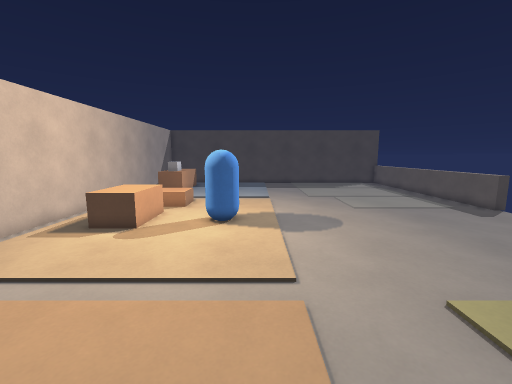
View 1 (above)

16 first-person views from a walk through a Godot game level. The camera is 1.5 m above the floor, tilts 8° down and sees 90° across. Doors that lead somewhere are drawn open, without their leaves. The floor is counted in squares, 0.5 m on a side. Each view is taken from the middle of a square. On the plan, view 1 faces up. The plan holds only what a view shows up to about 19 squares ahead; the rest is blank.

View 2
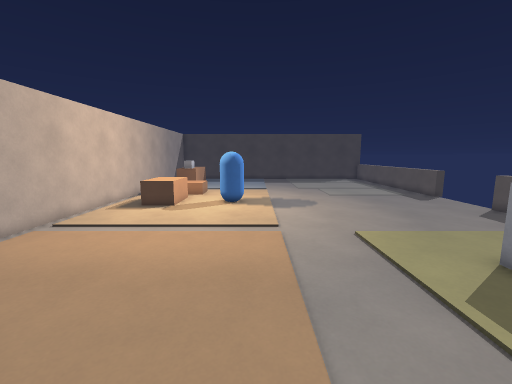

View 3
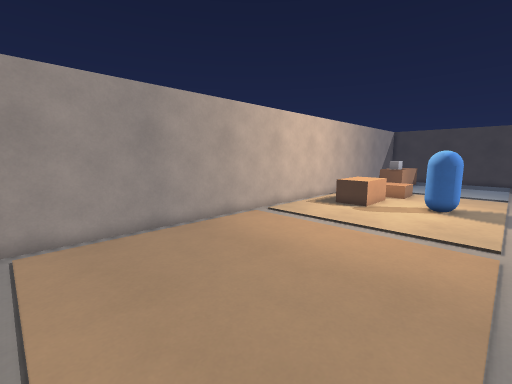

View 4
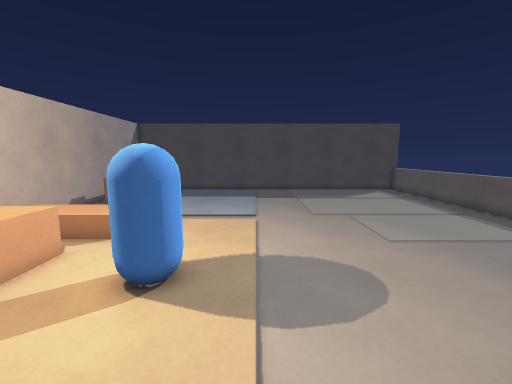

View 5
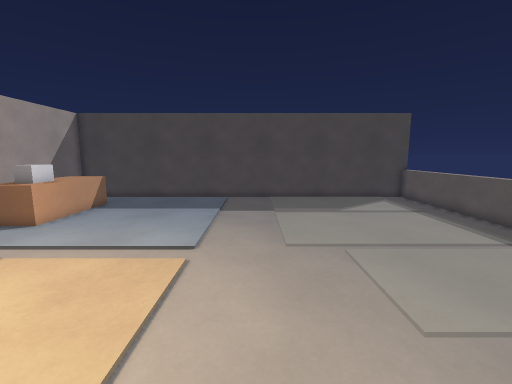

View 6
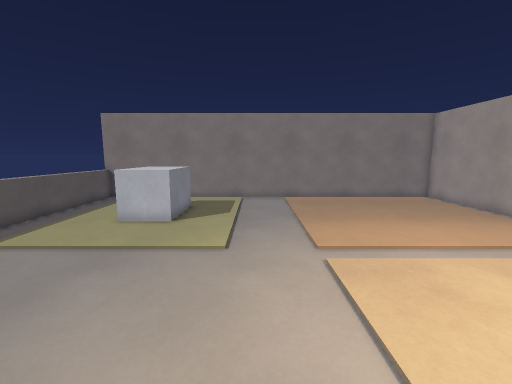

View 7
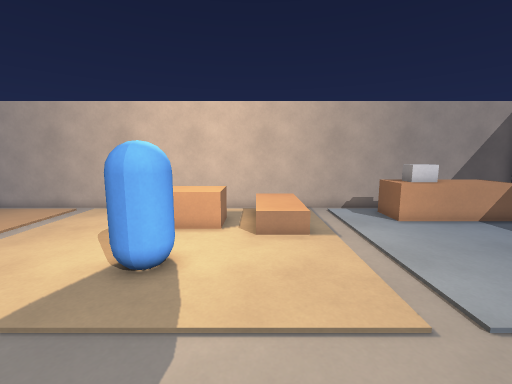

View 8
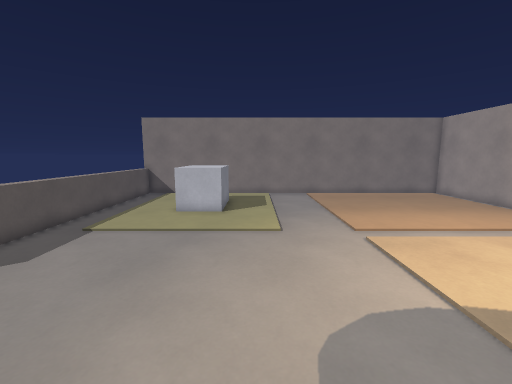

View 9
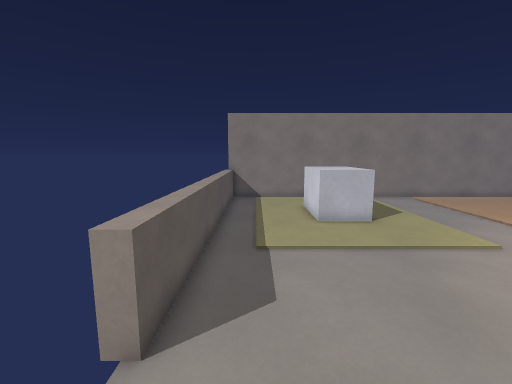

View 10
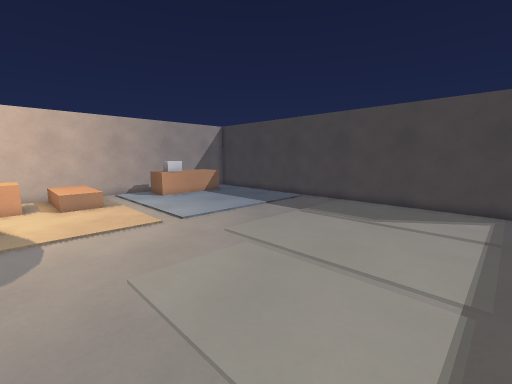

View 11
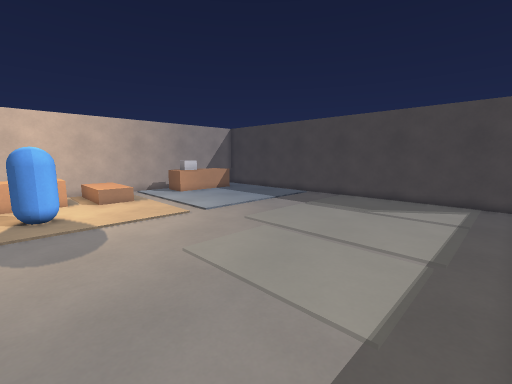

View 12
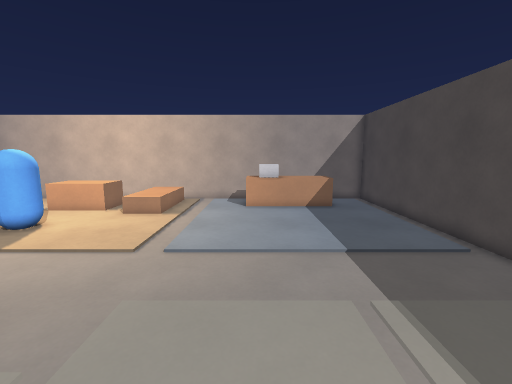

View 13
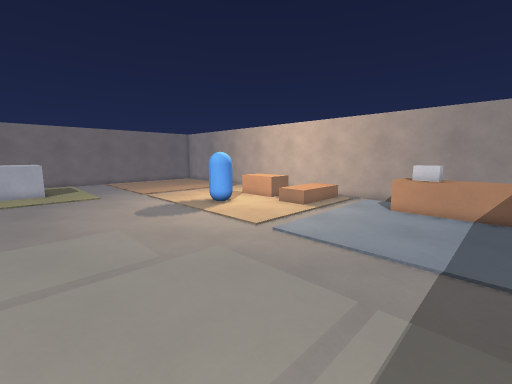

View 14
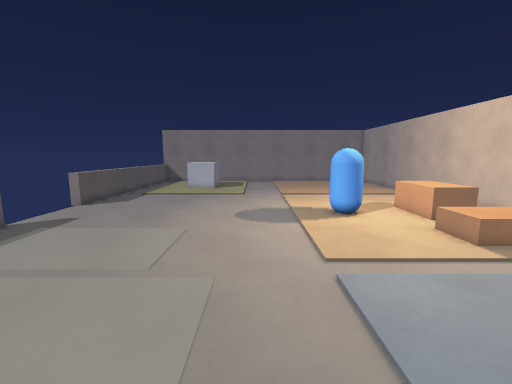

View 15
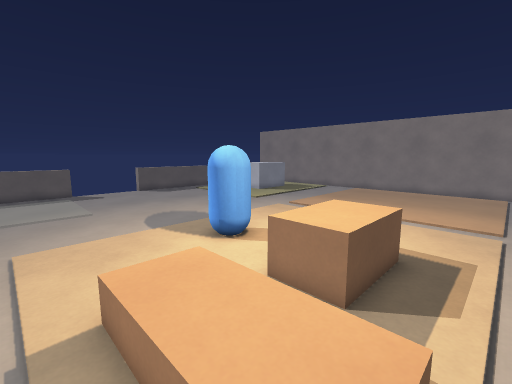

View 16
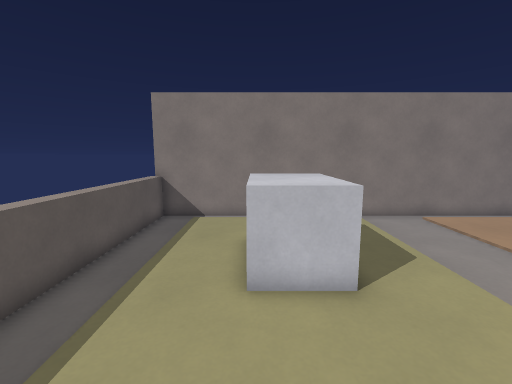

### Floor plan
Key: @ floor where view 1 was taken; # wall or solid block; . floor; / step, stairs or slope; D open door; = window, fence, low wall or low ledge; ^ raised ledge; B block; O other object.
Columns run from 10 left of view 1 to 14 right of it. Each row starts with its distance up from view 1.
 30 #########################
 29 #.......................=
 28 #.......................=
 27 # ......................=
 26 # ^^^...................=
 25 # ^^^...................=
 24 # ^^^...................=
 23 # #B=...................=
 22 #.^B^...................=
 21 #.......................=
 20 #.......................=
 19 #.......................=
 18 #.......................=
 17 # /////.................=
 16 #     /.................=
 15 #.OOOO/.................=
 14 #..BBB..................D
 13 #..BBB..##..............D
 12 #..BBB..##..............D
 11 #..BBB..##..............D
 10 #..BBB..................D
  9 #.......................=
  8 #.......................=
  7 #.......................=
  6 #.......................=
  5 #.......................=
  4 #.......................=
  3 #.......................=
  2 #................^^^....=
  1 #................^^^....=
  0 #.........@......^^^....=
 -1 #................^^^....=
 -2 #................^^^....=
 -3 #................. .....=
 -4 #................. .....=
 -5 #.................  ....=
 -6 #########################

Where each view was taken, in squares from view 1:
view 1: 0 up, 0 right, facing up
view 2: 5 down, 0 right, facing up
view 3: 5 down, 1 right, facing up-left
view 4: 6 up, 1 right, facing up
view 5: 11 up, 3 right, facing up
view 6: 13 up, 3 right, facing down
view 7: 15 up, 5 right, facing left
view 8: 15 up, 5 right, facing down
view 9: 13 up, 12 right, facing down
view 10: 13 up, 12 right, facing up-left
view 11: 11 up, 13 right, facing up-left
view 12: 22 up, 9 right, facing left
view 13: 26 up, 9 right, facing down-left
view 14: 25 up, 3 right, facing down
view 15: 18 up, 9 left, facing down-right
view 16: 7 up, 9 right, facing down
